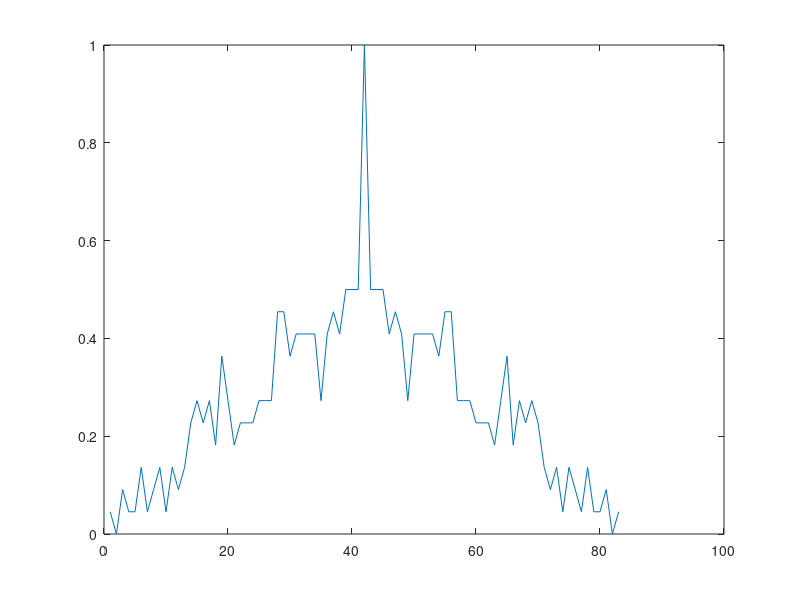

The MATLAB script that drew this image:
% 1
%x = [1, 0, 0, 1, 0];
%y = [1, 1, 0, 0, 1];

% 3
x = [1, 0, 0, 0, 1];
y = [1, 0, 1, 0, 0];


% Массивы для хранения оригинальной и сдвинутой последовательностей
original = zeros(1, 42);
shifted = zeros(1, 42);

% Заполнение массива результатов операции XOR и сохранение оригинала
for i = 1:42
    original(i) = xor(x(5), y(5));
    shifted(i) = xor(x(5), y(5));

    sumx = xor(x(1), x(3));
    x = [sumx, x(1:4)];

    sumy = xor(y(2), y(4));
    y = [sumy, y(1:4)];
end

% Вывод заголовка таблицы
fprintf('Сдвиг |                    Биты                   | Автокорреляция\n');

corr = xcorr(original, 'coeff');
% Вывод строк таблицы

figure;
plot(corr);

for shift = 0:60
    fprintf('%5d | ', shift);

    % Вывод битов оригинала
    for i = 1:42
        fprintf('%d', shifted(i));
    end

    fprintf(' | ');

    % Используйте abs для избежания ошибки выхода за пределы массива
    autocorr_value = corr(abs(length(original) - shift) + 1);

    fprintf('%+1.3f\n', autocorr_value);

    % Сдвиг массива
    shifted = [shifted(end), shifted(1:end-1)];
end
